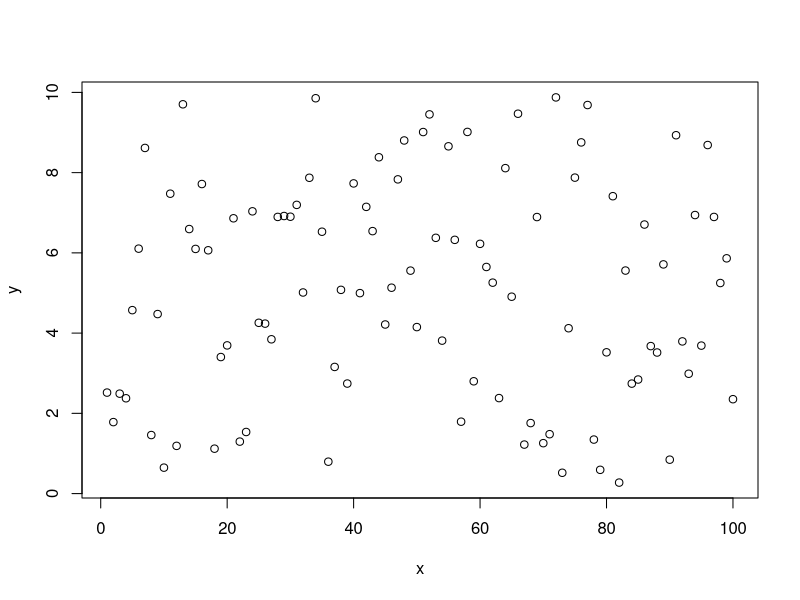
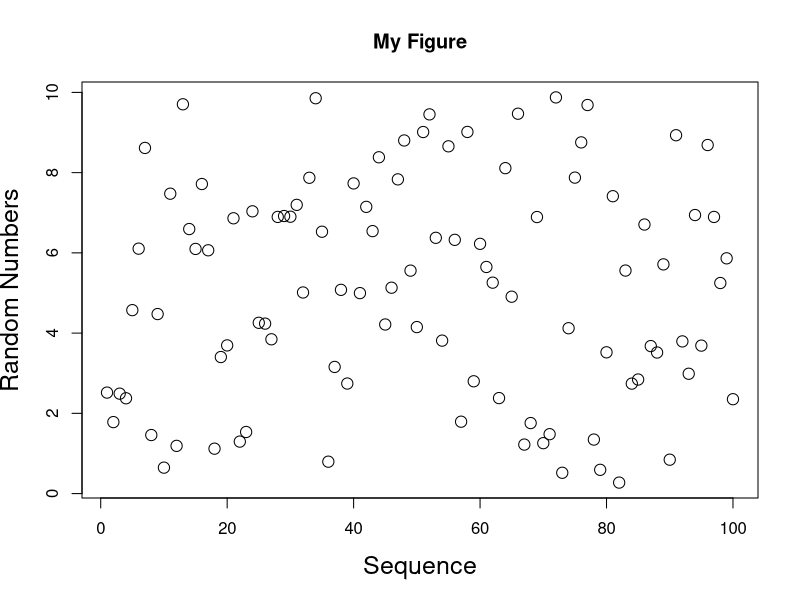
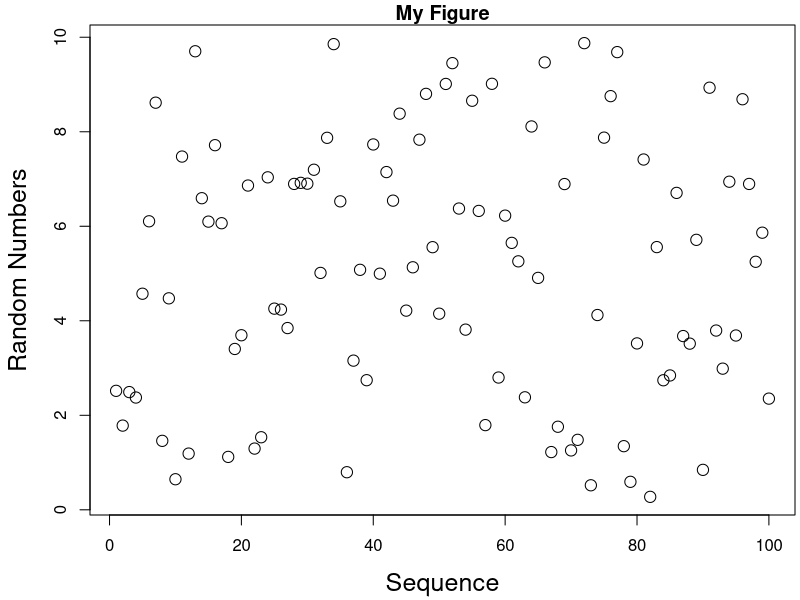
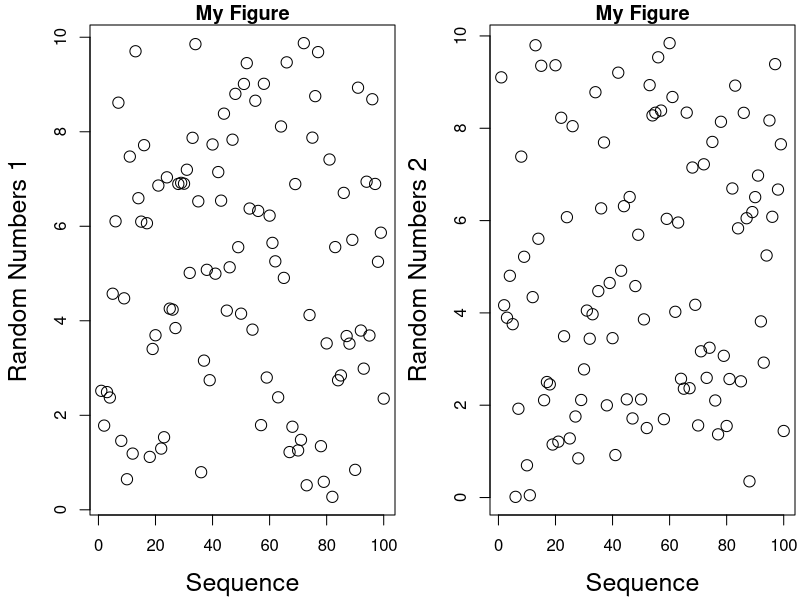
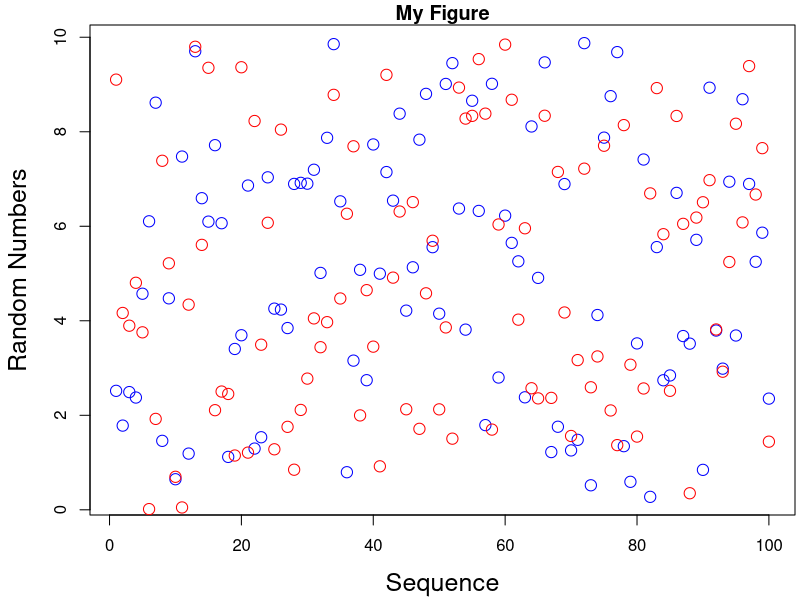
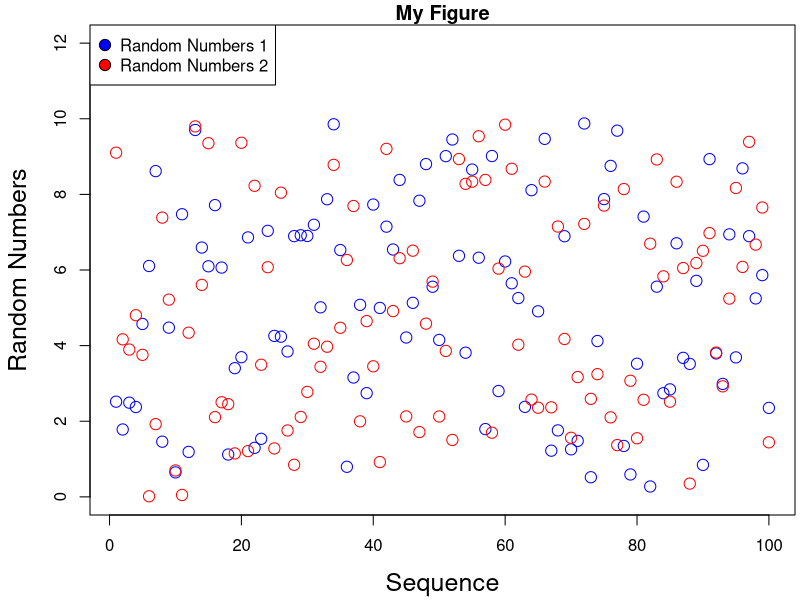

These charts were generated, in order, by the following R code:
rm(list=ls())
2+2
2*4
1/4
4^2
MyData <-read.csv("PA_Data.csv")
str(MyData)
head(MyData)
tail(MyData)
seq(1:100)
seq(1,100,0.5)
x = seq(1:100)
# Get the mean
mean(x)
y = runif(100, min = 0, max = 10)
########
#insert line
# PLOTS
########
plot(x,y)
plot(x,y,main="My Figure", xlab="Sequence", ylab="Random Numbers", cex=1.5, cex.lab=1.5)
par(mai=c(0.85,0.9,0.25,0.05))
plot(x,y,main="My Figure", xlab="Sequence", ylab="Random Numbers", cex=1.5, cex.lab=1.5)
par(mfrow=c(1,2))
w <- runif(100, min = 0, max = 10)
par(mfrow=c(1,2))
plot(x,y,main="My Figure", xlab="Sequence", ylab="Random Numbers 1", cex=1.5, cex.lab=1.5)
plot(x,w,main="My Figure", xlab="Sequence", ylab="Random Numbers 2", cex=1.5, cex.lab=1.5)
par(mfrow=c(1,1))
plot(x,y,main="My Figure", xlab="Sequence", ylab="Random Numbers", cex=1.5, cex.lab=1.5, col="blue")
points(x,w, cex=1.5, col="red")
par(mfrow=c(1,1))
plot(x,y,main="My Figure", xlab="Sequence", ylab="Random Numbers", ylim=c(0,12), cex=1.5, cex.lab=1.5, col="blue")
points(x,w, cex=1.5, col="red")
legend("topleft", legend=c("Random Numbers 1", "Random Numbers 2"), pch=21, pt.bg=c("Blue", "Red"), pt.cex=1.5)
#############
# DATA FRAMES
#############
DataData <- data.frame(Column1=c(2,4,6,8), Column2=seq(1:4), Column3=c(8,6,4,2))
DataData$Column4 <- c(0.1,0.2,0.3,0.4)
DataData$Column5 <- DataData$Column1 * DataData$Column4

###########
# FOR LOOPS
###########

Data_Loop <-NULL
i <- 0.5
for(j in seq(0.1,1,0.1)){
loop_1 <- i + j
Data_Loop <- rbind(Data_Loop, data.frame(Parameterj=j, Result=loop_1))
print(j)
}

Data_Loop[3,2]

Data_Loop$Parameterj

############
# FUNCTIONS
############

FOO <- function(s,q){
	(s + q)}
FOO(1,1)
Data_Loop2 <-NULL
Data_Loop2 <- data.frame(Parameterq=seq(0.1,1,0.1), Result=FOO(0.5,seq(0.1,1,0.1)))
